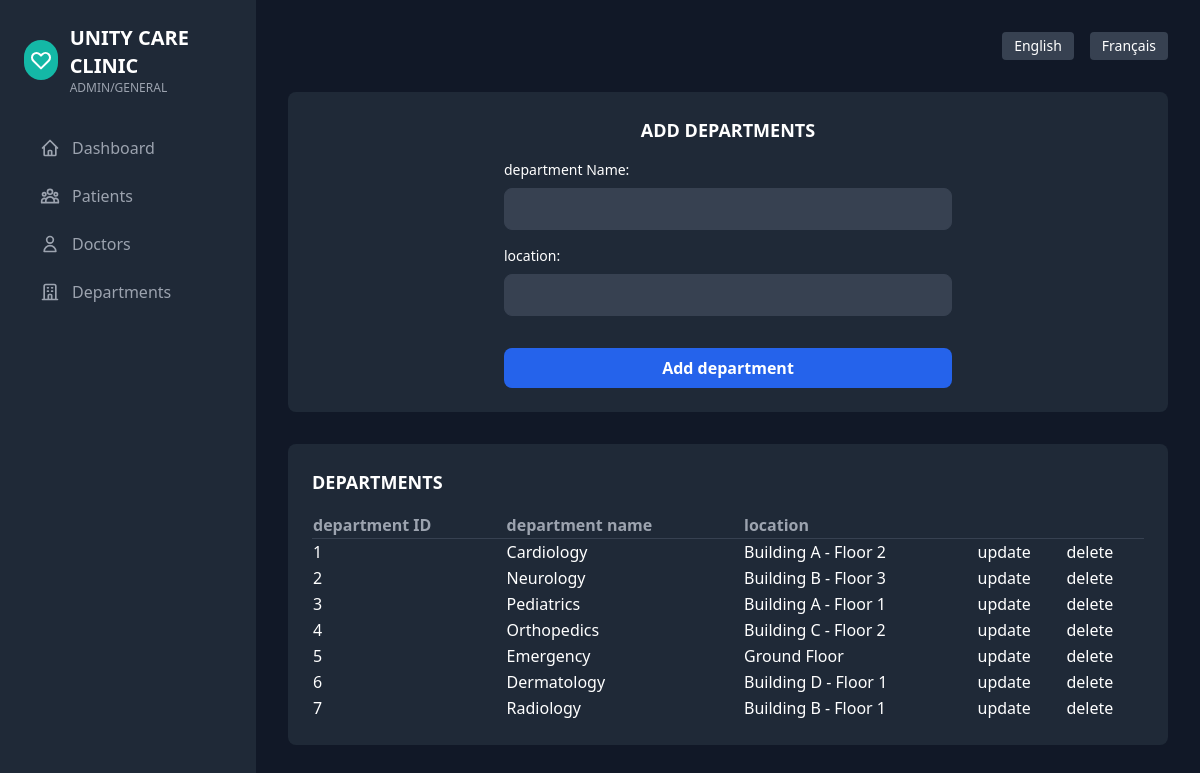
/backend/departments.php, run on the app's committed database.
### tables this page shows
CREATE TABLE `departments` (
  `id` int NOT NULL,
  `department_name` varchar(50) NOT NULL,
  `location` varchar(100) DEFAULT NULL
);

### backend/departments.php (the view, shortened to what this page needs)
<?php
include "config.php";
?>
<!DOCTYPE html>
<html lang="en">
<head>
    <script src="https://cdn.tailwindcss.com"></script>
</head>
<body class="bg-gray-900 text-white font-sans" cz-shortcut-listen="true">
    <div class="flex h-screen">
        <aside class="w-64 bg-gray-800 p-6">
            <div class="flex items-center gap-3 mb-8">
                <div class="w-10 h-10 bg-teal-500 rounded-full flex items-center justify-center">
                    <svg class="w-6 h-6 text-white" fill="none" stroke="currentColor" viewBox="0 0 24 24">
                        <path stroke-linecap="round" stroke-linejoin="round" stroke-width="2"
                            d="M4.318 6.318a4.5 4.5 0 000 6.364L12 20.364l7.682-7.682a4.5 4.5 0 00-6.364-6.364L12 7.636l-1.318-1.318a4.5 4.5 0 00-6.364 0z">
                        </path>
                    </svg>
                </div>
                <div>
                    <h1 class="text-xl font-bold">UNITY CARE CLINIC</h1>
                    <p class="text-xs text-gray-400">ADMIN/GENERAL</p>
                </div>
            </div>
            <nav class="space-y-2">
                <a href="../index.php"
                    class="flex items-center gap-3 px-4 py-2 text-gray-400 hover:bg-gray-700 rounded">
                    <svg class="w-5 h-5" fill="none" stroke="currentColor" viewBox="0 0 24 24">
                        <path stroke-linecap="round" stroke-linejoin="round" stroke-width="2"
                            d="M3 12l2-2m0 0l7-7 7 7M5 10v10a1 1 0 001 1h3m10-11l2 2m-2-2v10a1 1 0 01-1 1h-3m-6 0a1 1 0 001-1v-4a1 1 0 011-1h2a1 1 0 011 1v4a1 1 0 001 1m-6 0h6">
                        </path>
                    </svg>
                    Dashboard
                </a>
                <a href="patients.php" class="flex items-center gap-3 px-4 py-2 text-gray-400 hover:bg-gray-700 rounded">
                    Patients
                </a>
                <a href="doctors.php" class="flex items-center gap-3 px-4 py-2 text-gray-400 hover:bg-gray-700 rounded">
                    <svg class="w-5 h-5" fill="none" stroke="currentColor" viewBox="0 0 24 24">
                        <path stroke-linecap="round" stroke-linejoin="round" stroke-width="2"
                            d="M16 7a4 4 0 11-8 0 4 4 0 018 0zM12 14a7 7 0 00-7 7h14a7 7 0 00-7-7z"></path>
                    </svg>
                    Doctors
                </a>
                <a href="departments.php" class="flex items-center gap-3 px-4 py-2 text-gray-400 hover:bg-gray-700 rounded">
                    <svg class="w-5 h-5" fill="none" stroke="currentColor" viewBox="0 0 24 24">
                        <path stroke-linecap="round" stroke-linejoin="round" stroke-width="2"
                            d="M19 21V5a2 2 0 00-2-2H7a2 2 0 00-2 2v16m14 0h2m-2 0h-5m-9 0H3m2 0h5M9 7h1m-1 4h1m4-4h1m-1 4h1m-5 10v-5a1 1 0 011-1h2a1 1 0 011 1v5m-4 0h4">
                        </path>
                    </svg>
                    Departments
                </a>
            </nav>
        </aside>
        <main class="flex-1 p-8 overflow-auto">
            <div class="flex justify-end items-center gap-4 mb-8">
                <button class="px-3 py-1 bg-gray-700 rounded text-sm">English</button>
                <button class="px-3 py-1 bg-gray-700 rounded text-sm">Français</button>
            </div>
            <div class="grid gap-6 mb-8">
                <div class="bg-gray-800 p-6 rounded-lg">
                    <h3 class="text-lg font-semibold mb-4 text-center">ADD DEPARTMENTS</h3>
                    <form class="form max-w-md mx-auto space-y-4" action="" method="POST">
                        <div>
                            <label class="block mb-2 text-sm font-medium" for="department_name">department Name:</label>
                            <input
                                class="w-full rounded-lg border border-gray-700 bg-gray-700 px-4 py-2 text-white focus:border-blue-500 focus:outline-none focus:ring-2 focus:ring-blue-500"
                                id="department_name" type="text" name="department_name" value="<?= $dname ?? '' ?>">
                        </div>
                        <div>
                            <label class="block mb-2 text-sm font-medium" for="location">location:</label>
                            <input
                                class="w-full rounded-lg border border-gray-700 bg-gray-700 px-4 py-2 text-white focus:border-blue-500 focus:outline-none focus:ring-2 focus:ring-blue-500"
                                id="location" type="text" name="location" value="<?= $location ?? '' ?>">
                        </div>
                        <div class="pt-4">
                            <button type="submit"
                                class="w-full bg-blue-600 hover:bg-blue-700 text-white font-semibold py-2 px-4 rounded-lg transition duration-200">
                                Add department
                            </button>
                        </div>
                    </form>
                </div>
            </div>
            <div class="grid gap-6">
                <div class="bg-gray-800 p-6 rounded-lg">
                    <h3 class="text-lg font-semibold mb-4">DEPARTMENTS</h3>
                    <table class="w-full text-left border-collapse ">
                        <thead>
                            <tr class="border-b border-gray-700">
                                <th class="text-gray-400">department ID</th>
                                <th class="text-gray-400">department name</th>
                                <th class="text-gray-400">location</th>
                            </tr>
                        </thead>
                        <tbody>
                            <?php
                            $query = "select * from departments";
                            $stm = mysqli_query($mysql, $query);
                            while ($row = mysqli_fetch_assoc($stm)) {
                                echo "
                                        <tr>
                                            <td>$row[id]</td>
                                            <td>$row[department_name]</td>
                                            <td>$row[location]</td>
                                              <td>
                        <a class='action-button update-button ' href='departments.php?id=$row[id]'>update</a>
                    </td>
                    <td>
                        <a class='action-button ' href='delete_d.php?id=$row[id]'>delete</a>
                    </td>
                                         </tr>
                                        ";
                            }
                            ?>
                        </tbody>
                    </table>
                </div>
            </div>
        </main>
    </div>
</body>
</html>

### data on the page
departments: id "1", department_name "Cardiology", location "Building A - Floor 2"
departments: id "2", department_name "Neurology", location "Building B - Floor 3"
departments: id "3", department_name "Pediatrics", location "Building A - Floor 1"
departments: id "4", department_name "Orthopedics", location "Building C - Floor 2"
departments: id "5", department_name "Emergency", location "Ground Floor"
departments: id "6", department_name "Dermatology", location "Building D - Floor 1"
departments: id "7", department_name "Radiology", location "Building B - Floor 1"
